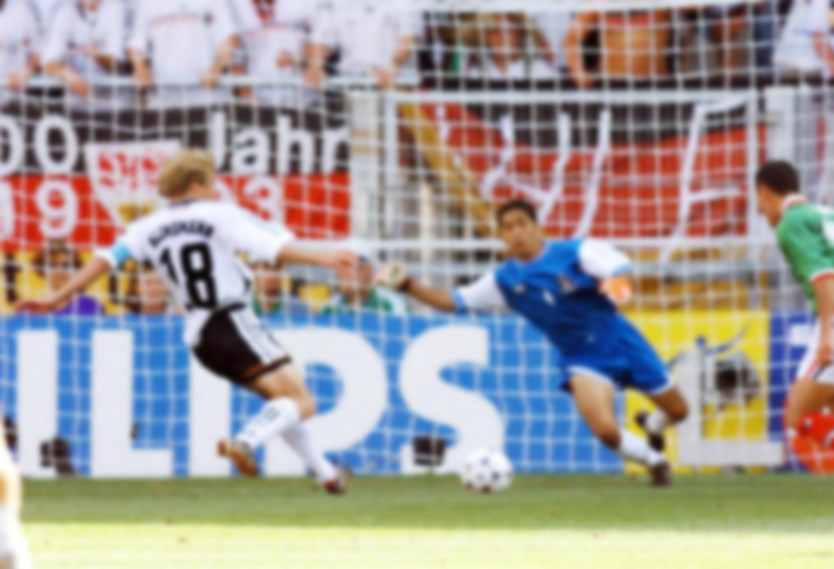
#> input picture parcial_1/Exam_1/images/Jorge_Campos .jpg, 834 x 569 px
$ python -i classifiers.py   (imports and definitions only)
#> lines starting #> are read from the running program, lines starting #| are printed output that depends on the picture
#> further down, picture is the input picture: shape (569, 834, 3); mean B, G, R 151.5, 155.3, 161.1
import os
import argparse
import cv2
import matplotlib.pyplot as plt
from sklearn import svm
from sklearn.model_selection import train_test_split
from sklearn.preprocessing import StandardScaler
import numpy as np
import random

def augment_image(img):
    # Lista para almacenar las imágenes aumentadas
    augmented_images = []

    # 1. Rotación aleatoria
    angle = random.randint(-30, 30)  # Rotar entre -30 y 30 grados
    h, w = img.shape[:2]
#> h = 569; w = 834
    M = cv2.getRotationMatrix2D((w / 2, h / 2), angle, 1)
    rotated = cv2.warpAffine(img, M, (w, h))
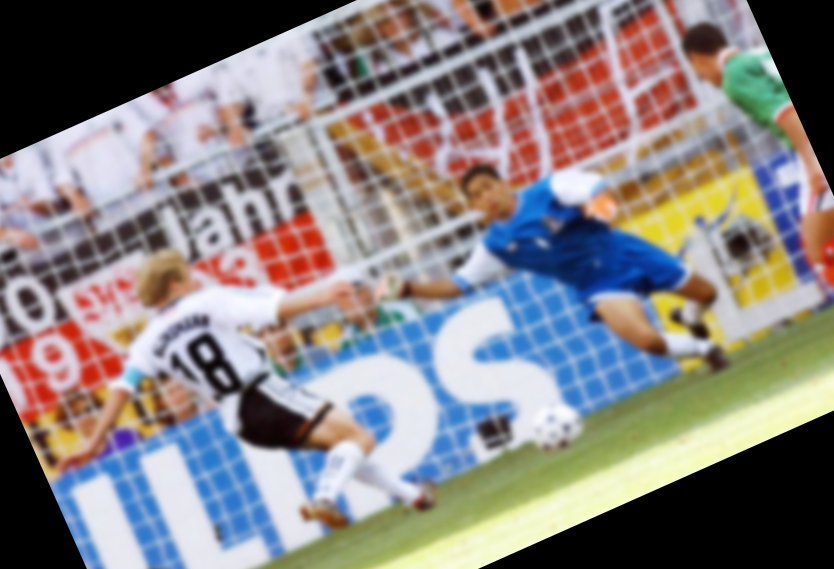
#> rotated: shape (569, 834, 3); mean B, G, R 128.3, 129.3, 134
    augmented_images.append(rotated)

    # 2. Cambio de brillo (solo aplica si la imagen tiene 3 canales de color)
    if len(img.shape) == 3 and img.shape[2] == 3:  # Verifica si la imagen es en color
        value = random.randint(-50, 50)  # Cambiar brillo entre -50 y 50 unidades
        hsv = cv2.cvtColor(img, cv2.COLOR_BGR2HSV)
#> hsv: shape (569, 834, 3); mean H, S, V 79, 73.1, 181.5
        h, s, v = cv2.split(hsv)
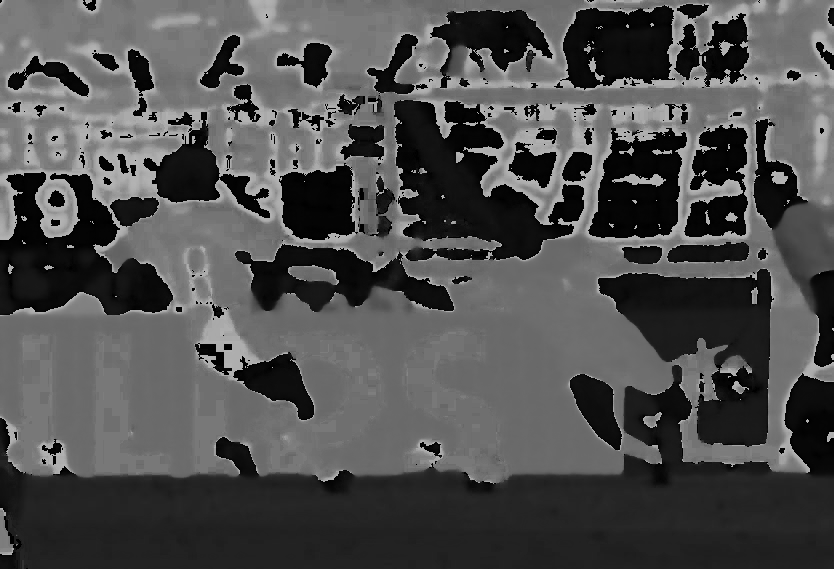
#> h: shape (569, 834); min 0, max 179, mean 79
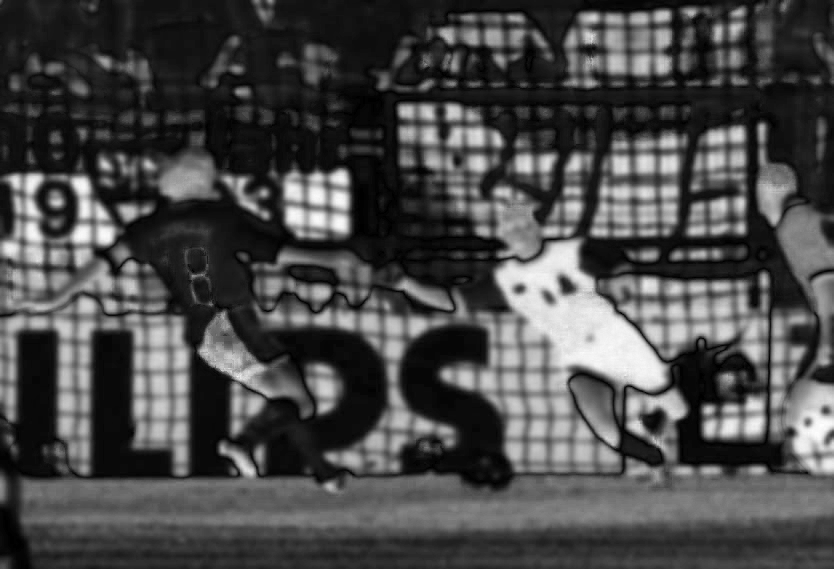
#> s: shape (569, 834); min 0, max 254, mean 73.1
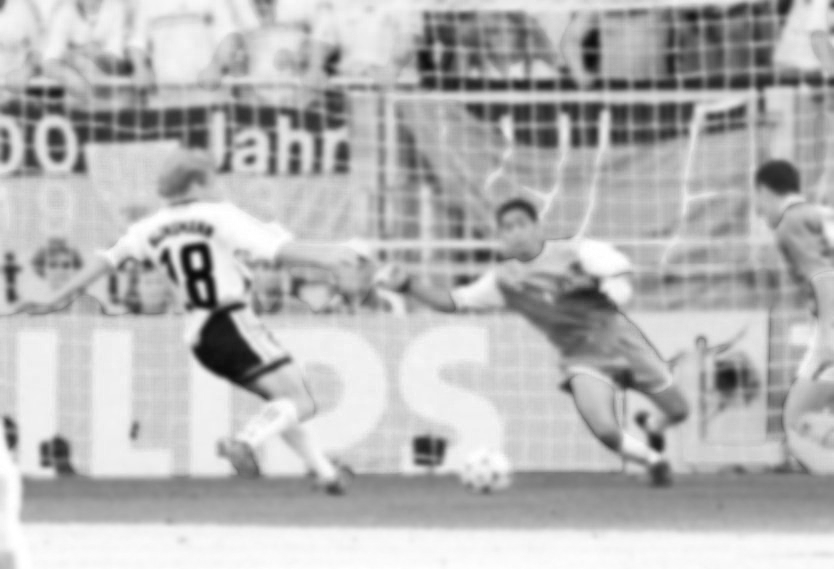
#> v: shape (569, 834); min 9, max 255, mean 181.5
        v = cv2.add(v, value)
        v = np.clip(v, 0, 255)
        hsv = cv2.merge((h, s, v))
#> hsv: shape (569, 834, 3); mean H, S, V 79, 73.1, 180.5
        bright = cv2.cvtColor(hsv, cv2.COLOR_HSV2BGR)
        augmented_images.append(bright)
    else:
        # Si es en escala de grises, aplica una modificación de brillo directamente
        value = random.randint(-50, 50)
        bright = cv2.add(img, value)
        bright = np.clip(bright, 0, 255).astype(np.uint8)
        augmented_images.append(bright)

    # 3. Inversión horizontal
    flipped = cv2.flip(img, 1)
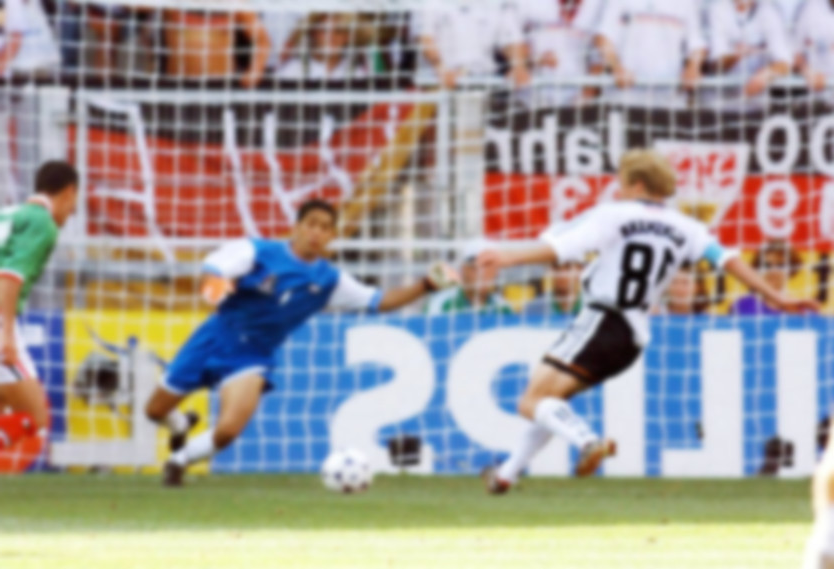
#> flipped: shape (569, 834, 3); mean B, G, R 151.5, 155.3, 161.1
    augmented_images.append(flipped)

    # 4. Zoom (recorte aleatorio)
    scale = random.uniform(0.8, 1.2)  # Escala de zoom entre 80% y 120%
#> (the run stopped early here; a loop or call above may not have finished)
